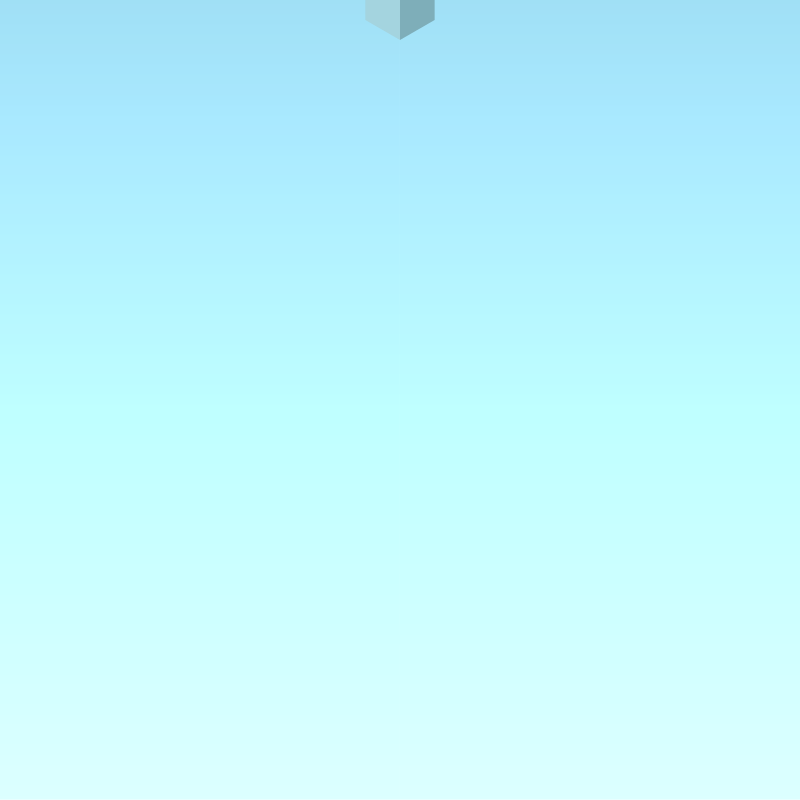
Frame 1 (no input)
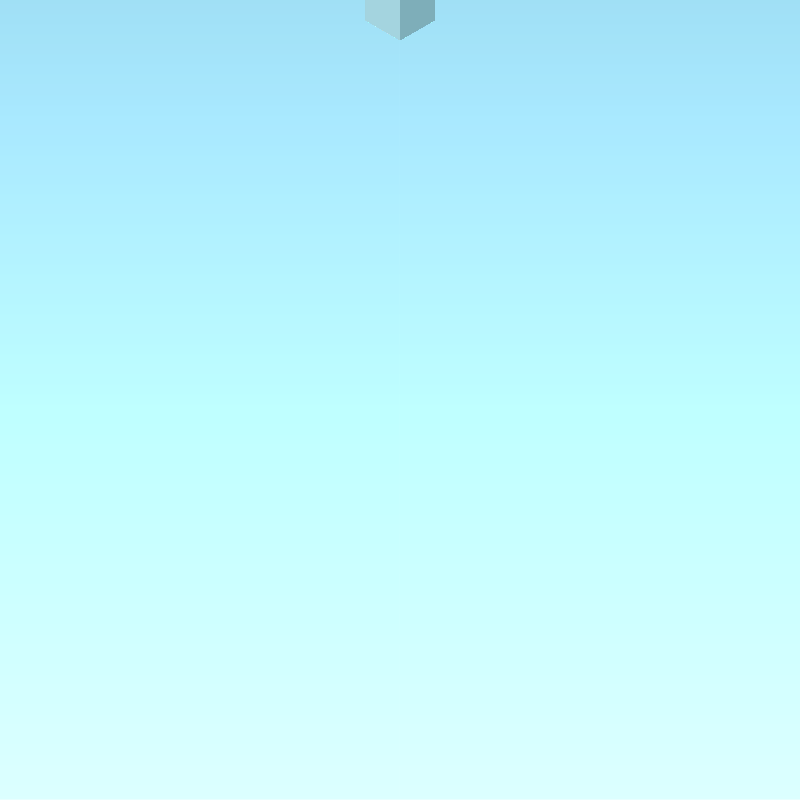
Frame 60 (no input)
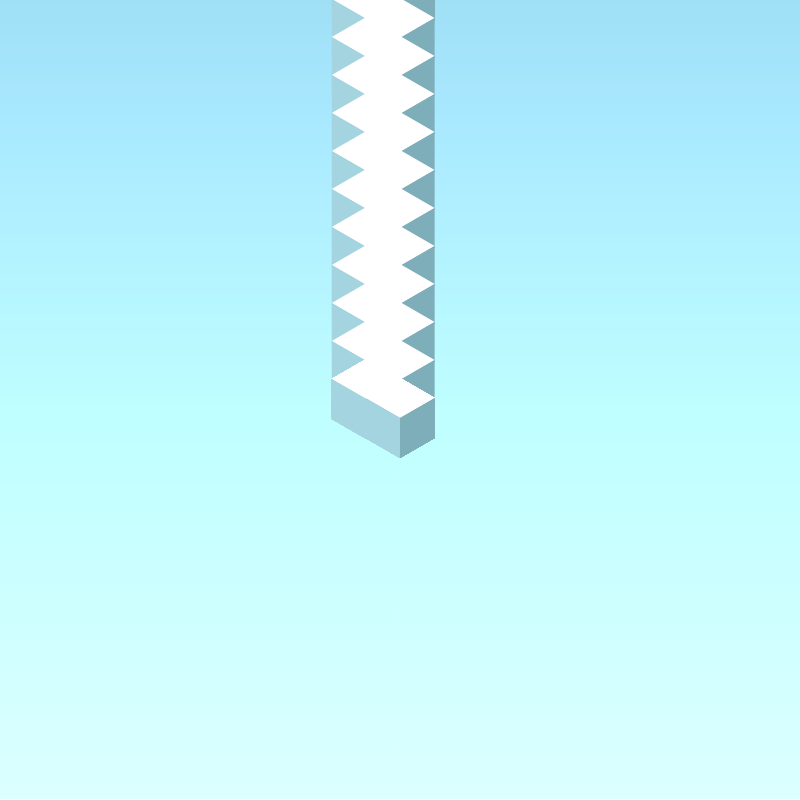
Frame 120 (the mouse pressed at the canvas centre since frame 60)

The p5.js sketch that drew these frames (run headless with seeded random() and noise() and a simulated clock; from frame 60 on, the mouse is pressed at the canvas centre):

// p5.js sketch
// ── sketch.js

var X;
var Y;
var side=40; 

function setup() {

  createCanvas(800, 800);
  X=width/2;
  Y=0;
  
  //background(220);
  var r_val=0;
  var g_val=0;
  var b_val=0;
  var i,j;
  var save_x, save_y;

  for(var i=0;i<height;i++)
  {
   	var r = map(r_val,0,height,0,57);
    var g = map(g_val,0,height,0,20);
    var b = map(b_val,0,height,0,11);
   	stroke(129+r_val,214+g_val,243+b_val);
   	//translate(width/2,height/2);
    line(0,i,width,i);
    r_val+=0.1;
    g_val+=0.1;
    b_val+=0.1;
  }
}

function draw() {
  if(mouseIsPressed){
 		if(mouseX>X) X+=(side*sin(radians(60))-1);
 	 	else X-=(side*sin(radians(60))-1);
    if(mouseY>Y) Y+=side/2-1;
    else Y-=side/2-1;
	}
  translate(X,Y);
  cube(0,0,side,196,244,255);
}

function cube(x1,y1,t_side,cr,cg,cb)
{
	top_side(x1,y1,t_side,cr,cg,cb);
	left_side(x1,y1,t_side,cr,cg,cb);
	right_side(x1,y1,t_side,cr,cg,cb);
}

function top_side(x1,y1,t_side,cr,cg,cb)
{
  noStroke();
  fill(cr+65,cg+65,cb+65);
  var x2 = x1 - t_side*cos(PI/6.0), y2 = y1 - t_side*sin(PI/6.0);
  var x3 = x1 + t_side*cos(PI/6.0), y3 = y2;
  var x4 = x1, y4 = y1-t_side;
  quad(x2,y2,x1,y1,x3,y3,x4,y4); 
}

function left_side(x1,y1,t_side,cr,cg,cb)
{
  noStroke();
  fill(cr-32,cg-32,cb-32);
  var x2 = x1 - t_side*cos(PI/6.0), y2 = y1 - t_side*sin(PI/6.0);
  var x3 = x2, y3 = y2 + t_side;
  var x4 = x1, y4 = y1+t_side;
  quad(x1,y1,x2,y2,x3,y3,x4,y4);
}

function right_side(x1,y1,t_side,cr,cg,cb)
{
  noStroke();
  fill(cr-70,cg-70,cb-70);
  var x2 = x1 + t_side*cos(PI/6.0), y2 = y1 + t_side*sin(PI/6.0);
  var x3 = x2, y3 = y2-t_side;
  var x4 = x1, y4 = y1+t_side;
  quad(x1,y1,x4,y4,x2,y2,x3,y3);
}
